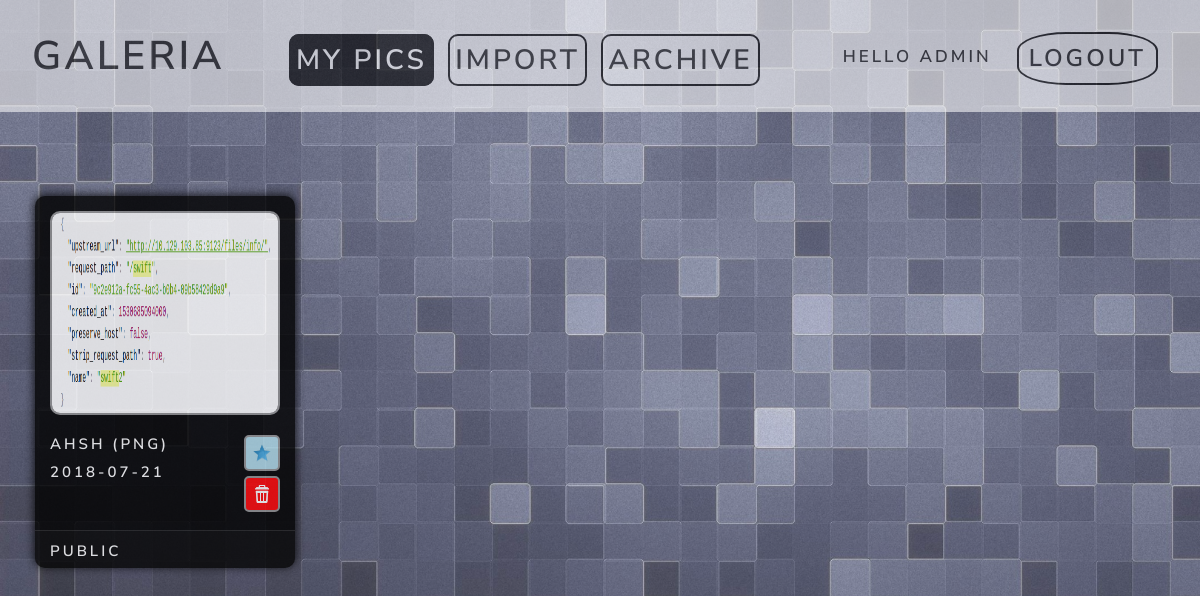
/accounts/profile/ (signed in), run on the app's committed database.
### photogallery/models.py (models this page shows, shortened)
class Photo(models.Model):
	title = models.CharField(max_length=200)
	url = models.CharField(max_length=2000)
	is_favorite = models.BooleanField(default=False)
	file_format = models.CharField(max_length=20)
	date_added = models.DateField(auto_now_add=True)
	username = models.CharField(max_length=100,default='1')
	is_public = models.BooleanField(default=False)
	original_uploader = models.CharField(max_length=100,default='1')

### photogallery/views.py (the view)
# urls.py: path('accounts/profile/',views.profile,name='profile'),
@login_required
def profile(request):
	photos = Photo.objects.filter(username=request.user.username).order_by('date_added')
	photos=photos.reverse()
	return render(request,'photogallery/profile.html',{'photos':photos})

### photogallery/templates/photogallery/profile.html (shortened to what this page needs)
{% extends 'photogallery/base.html' %}
{% block content %}
{% load static %}
<body class="body_profile">
<div class="jumbotron">
	<div class="header">
		<div class="logo">
			<h1 class="title" style="display: inline">Galeria</h1>
		</div>
		<div class="topbar">
			<h2 class="menu-item menu-item-current">My Pics</h2>
			<a href="{% url 'import' %}"><h2 class="menu-item">Import</h2></a>
			<a href="{% url 'archive' %}"><h2 class="menu-item">Archive</h2></a>
		</div>
			<a href="{% url 'logout' %}"><h3 class="login-signup-button menu-item">Logout</h3></a>
			<h3 class="user-status">Hello {{request.user.username}} </h3>
	</div>
</div>
<div class="row row-margin">
	{% for photo in photos %}
	<div class="col-lg-3">
		<div class="photo-box">
			<a href="{% url 'view_photo' photo.id %}"><img class="photo-box-image" src="{{photo.url}}"></a>
			<div class="row">
				<div class="col-lg-9">
					<h4 class="photo-title">{{photo.title | truncatechars:35}} ({{photo.file_format}})</h4>
					<h5 class="photo-title">{{photo.date_added|date:'Y-m-d'}}</h5>
				</div>
				<div class="col-lg-3" align="center">
					{% if photo.is_favorite %}
						<div id="fav_div{{photo.id}}" class="photo-favorite-done">
							<img class="control-buttons" id="fav{{photo.id}}" onClick="changeImage({{photo.id}});window.location='{% url 'favorite_photo' photo.id %}';" src="{% static 'photogallery/images/staryellow.png' %}">
						</div>
					{% else %}
						<div id="not_fav_div{{photo.id}}" class="photo-favorite">
							<img class="control-buttons" id="notfav{{photo.id}}" onClick="changeImage({{photo.id}});window.location='{% url 'favorite_photo' photo.id %}';" src="{% static 'photogallery/images/starblue.png' %}">
						</div>
					{% endif %}
						<div class="photo-delete">
							<img class="control-buttons" onClick="window.location='{% url 'delete_photo' photo.id %}'" src="{% static 'photogallery/images/delete2.png' %}" width="70%">
						</div>
				</div>
			</div>
			<div class="photo-box-bottom-part">
						<h6 class="photo-title">{% if photo.is_public %}Public{% else %}Private{% endif %}</h6>
			</div>
		</div>
	</div>
	{% endfor %}
</div>
{% endblock %}

### photogallery/static/photogallery/style.css (style rules this page uses)
.title { font-size:40px; }
.body_profile { background: linear-gradient(rgba(255,255,255,.2), rgba(255,255,255,.2)), url("images/wp3.jpg"); background-size:cover; }
.logo { margin-right: 60px; display: inline; }
.topbar { display: inline; }
.menu-item { display:inline; padding:5px; margin-right: 10px; border: 2px solid black; border-radius: 10px; }
.menu-item-current { background-color: black; color:white; }
.login-signup-button { display:inline; padding:10px; margin-right: 10px; border: 2px solid black; border-radius: 35%; float: right; text-align: center; }
.user-status { display:inline; padding:15px; margin-right: 10px; float: right; text-align: center; font-size: 17px; }
.photo-box { background-color: black; padding: 15px; opacity: 0.8; filter: alpha(opacity=80); border-radius: 10px; margin-bottom: 30px; height: 370px; box-shadow: 0 0 10px 1px black; position: relative; }
.row-margin { margin-left: 20px; margin-right: 20px; }
.photo-box-image { border-radius: 10px; border:2px solid #909090; margin-bottom: 10px; width: 100%; height:60%; }
.photo-title { font-size: 15px; color:white; margin-top:10px; text-align: left; }
.photo-favorite { background-color: lightblue; border-radius: 5px; display: inline; margin-top:10px; padding: 7px; color:#101010; float:right; border:2px solid #909090; }
.photo-delete { background-color: red; border-radius: 5px; display: inline; margin-top:5px; padding: 7px; color:white; float:right; border:2px solid #909090; }
.photo-box-bottom-part { background-color: #050505; padding:0.5px 4px 0.5px 4px; margin-top: 7px; color: white; margin-bottom: 0px; border-top:1px solid #222222; width: 100%; align-content: center; position: absolute; bottom: -2px; left: 0px; right: 0px; padding-left:15px; border-bottom-right-radius:10px; border-bottom-left-radius:10px; }
.control-buttons { width: 18px; }

### data on the page
Photo: url (picture), title "AHSH", file_format "PNG", date_added "2018-07-21", is_favorite False (drawn), is_public "PUBLIC"

### other printed values
{{ request.user.username }} "ADMIN"
